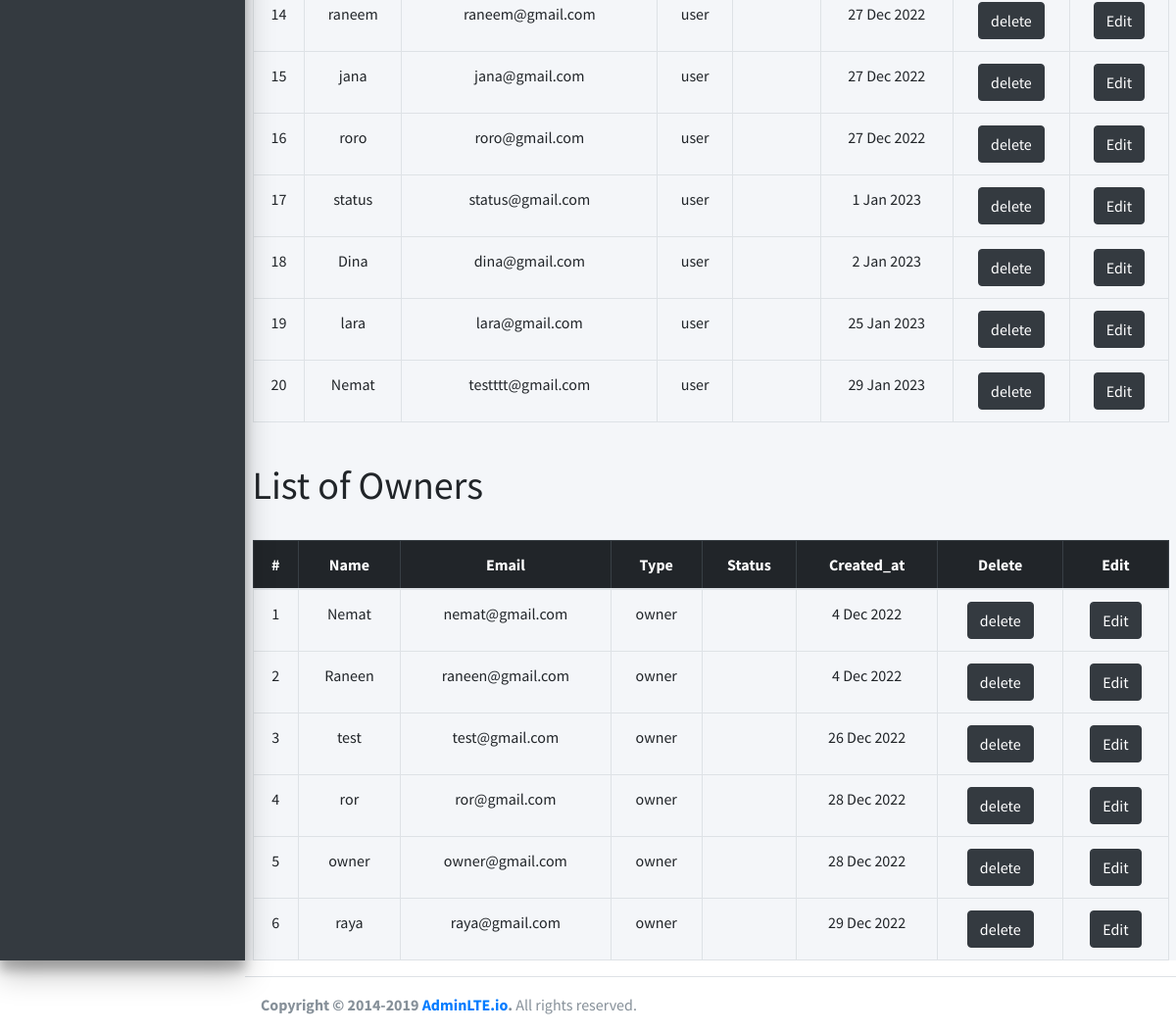
/admin/showusers.php (lower part), run on an earlier commit of the app's database.
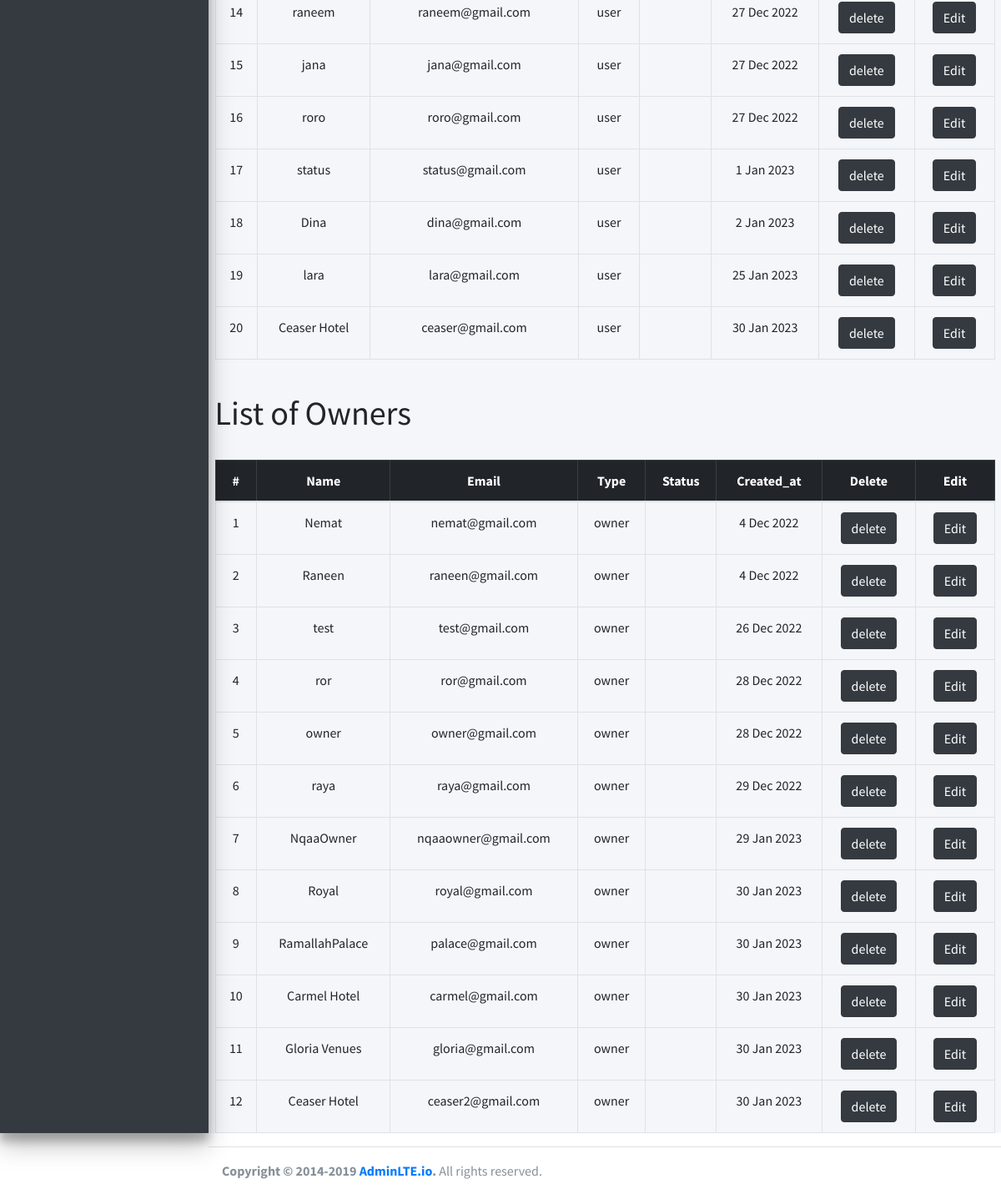
And on a later commit of the database.
### tables this page shows
CREATE TABLE `users` (
  `id` int NOT NULL,
  `name` varchar(200) NOT NULL,
  `password` varchar(200) NOT NULL,
  `email` varchar(200) NOT NULL,
  `type` enum('user','owner') NOT NULL DEFAULT 'user',
  `status` tinyint(1) NOT NULL DEFAULT '1',
  `created_at` datetime NOT NULL DEFAULT CURRENT_TIMESTAMP
);

### admin/handlers/get-user.php (called while the page is built)
<?php
$sql="SELECT id,name,email,password, type, status, created_at FROM users where type='user'";
$sqlResult=mysqli_query($conn,$sql);
$userData=mysqli_fetch_all($sqlResult);
?>

### admin/showusers.php (the view, shortened to what this page needs)
<?php session_start();
require("handlers/db.php");
require("handlers/get-user.php");
$sql="SELECT * FROM users";
$query=mysqli_query($conn,$sql);
if(mysqli_num_rows($query)>0){
$users=mysqli_fetch_all($query,MYSQLI_ASSOC);
}
require("inc/header.php");
?>
<main role="main" class="flex-shrink-0 ">
        <div class="container">
        <br>
                <br>
            <table class="table table-bordered text-center justify-content-start">
                <tbody>
<?php
if(isset($users)){
foreach($userData as $index=>$users){?>
    <tr>
    <td><?=$index+1;?></td>
    <td><?=$users[1];?></td>
    <td><?=$users[2];?></td>
    <td><?=$users[4];?></td>
<td><?php
    ?></td>
    <td><?=date('j M Y',strtotime($users[6]));?></td>
    <td><a href="handlers/deleteuser.php?userId=<?= $users[0];?>"class="btn btn-dark">delete</a></td>
    <td><a href="edit-user.php?userId=<?= $users[0];?>"class="btn btn-dark">Edit</a></td>
    </tr>
<?php }
}
else{?>
  <tr>
    <td colspan="6" class="text-center">No User Added</td>
  </tr>
  <?php
} ?>
                </tbody>
            </table>
        </div>
        <div class="container">
        <br>
        <?php
        $sql="SELECT id,name,email,password, type, status, created_at FROM users where type='owner'";
        $sqlResult=mysqli_query($conn,$sql);
        $adminData=mysqli_fetch_all($sqlResult);
        ?>
            <h1>List of Owners</h1>
                <br>
            <table class="table table-bordered text-center justify-content-start">
                <thead  class="table-dark">
                    <tr>
                    <th scope="col">#</th>
                    <th scope="col">Name</th>
                    <th scope="col">Email</th>
                    <th scope="col">Type</th>
                    <th scope="col">Status</th>
                    <th scope="col">Created_at</th>
                    <th scope="col">Delete</th>
                    <th scope="col">Edit</th>
                    </tr>
                </thead>
                <tbody>
<?php
if(isset($users)){
foreach($adminData as $index=>$users){?>
    <tr>
    <td><?=$index+1;?></td>
    <td><?=$users[1];?></td>
    <td><?=$users[2];?></td>
    <td><?=$users[4];?></td>
<td><?php
    ?></td>
    <td><?=date('j M Y',strtotime($users[6]));?></td>
    <td><a href="handlers/deleteuser.php?userId=<?= $users[0];?>"class="btn btn-dark">delete</a></td>
    <td><a href="edit-user.php?userId=<?= $users[0];?>"class="btn btn-dark">Edit</a></td>
    </tr>
<?php }
}
else{?>
  <tr>
    <td colspan="6" class="text-center">No User Added</td>
  </tr>
  <?php
} ?>
                </tbody>
            </table>
        </div>
    </main>
    <?php
require("inc/footer.php");
?>

What changed in the data, as far as the page shows it:
removed users: name "Nemat", email "testttt@gmail.com", type "user", created_at "29 Jan 2023"
added users: name "Ceaser Hotel", email "ceaser@gmail.com", type "user", created_at "30 Jan 2023"
added users: name "NqaaOwner", email "nqaaowner@gmail.com", type "owner", created_at "29 Jan 2023", shown under "List of Owners"
added users: name "Royal", email "royal@gmail.com", type "owner", created_at "30 Jan 2023", shown under "List of Owners"
added users: name "RamallahPalace", email "palace@gmail.com", type "owner", created_at "30 Jan 2023", shown under "List of Owners"
added users: name "Carmel Hotel", email "carmel@gmail.com", type "owner", created_at "30 Jan 2023", shown under "List of Owners"
added users: name "Gloria Venues", email "gloria@gmail.com", type "owner", created_at "30 Jan 2023", shown under "List of Owners"
added users: name "Ceaser Hotel", email "ceaser2@gmail.com", type "owner", created_at "30 Jan 2023", shown under "List of Owners"
